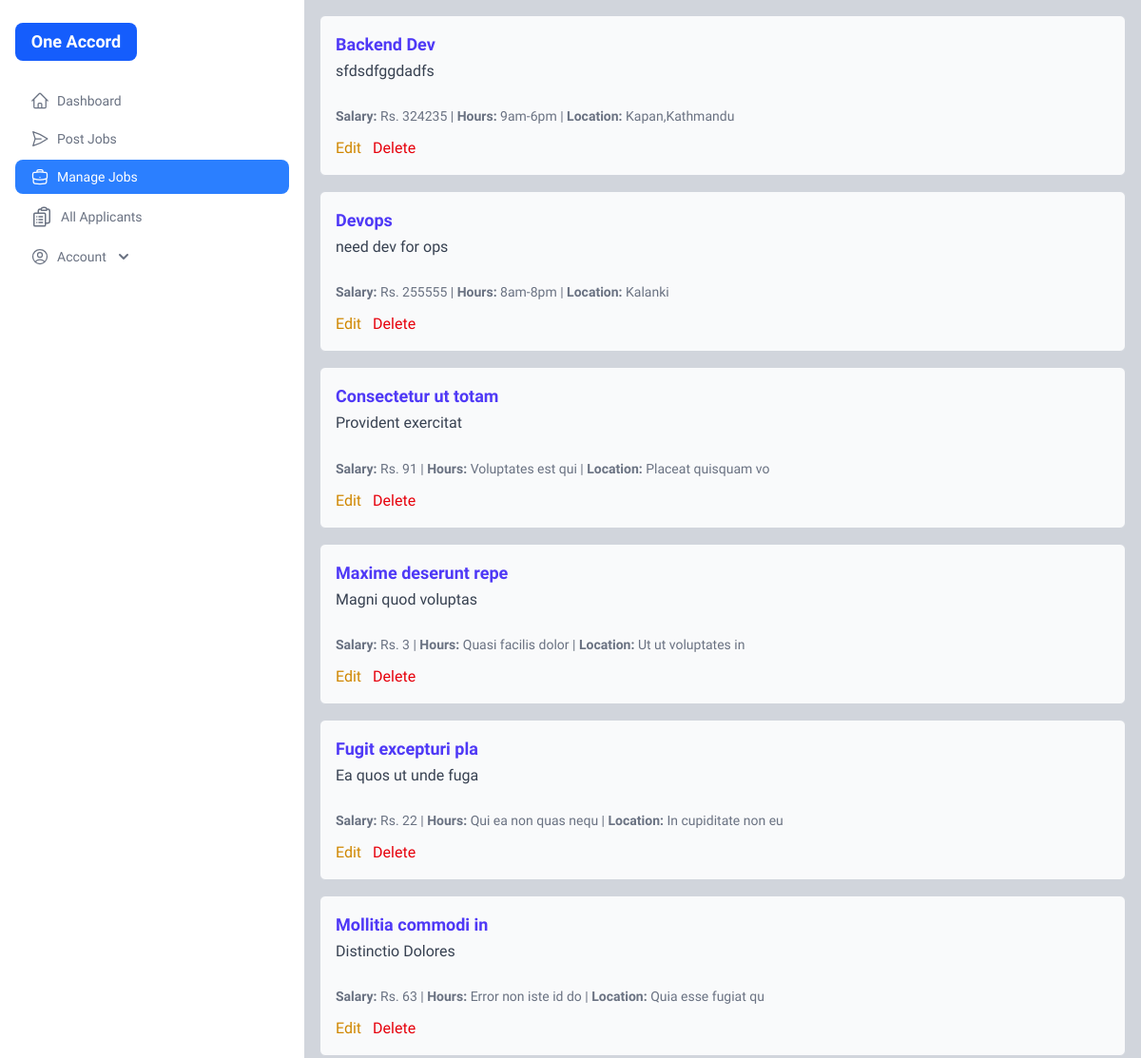
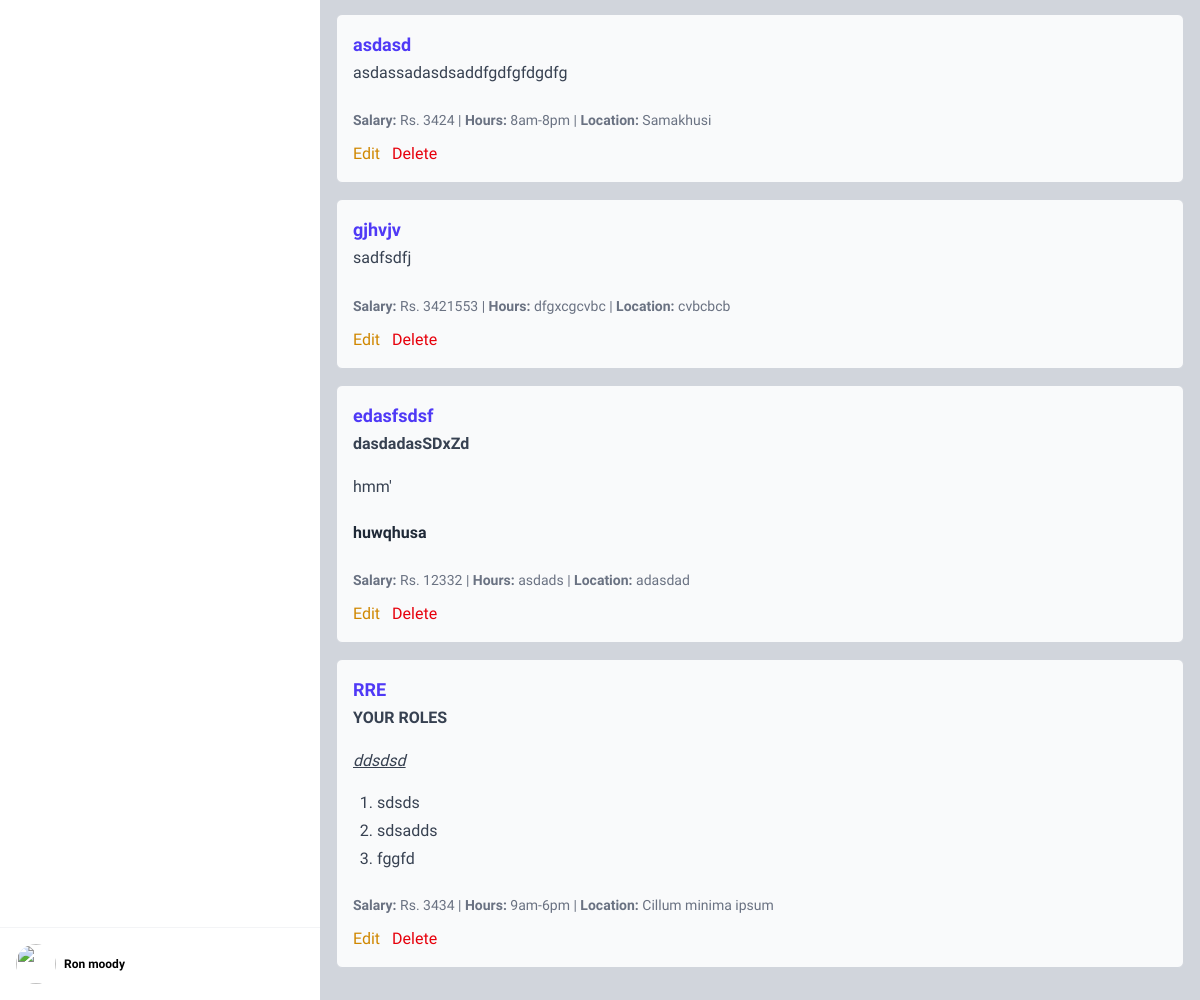
Before: /manage_jobs/ (signed in) with the older database file (2 pictures, top to bottom).
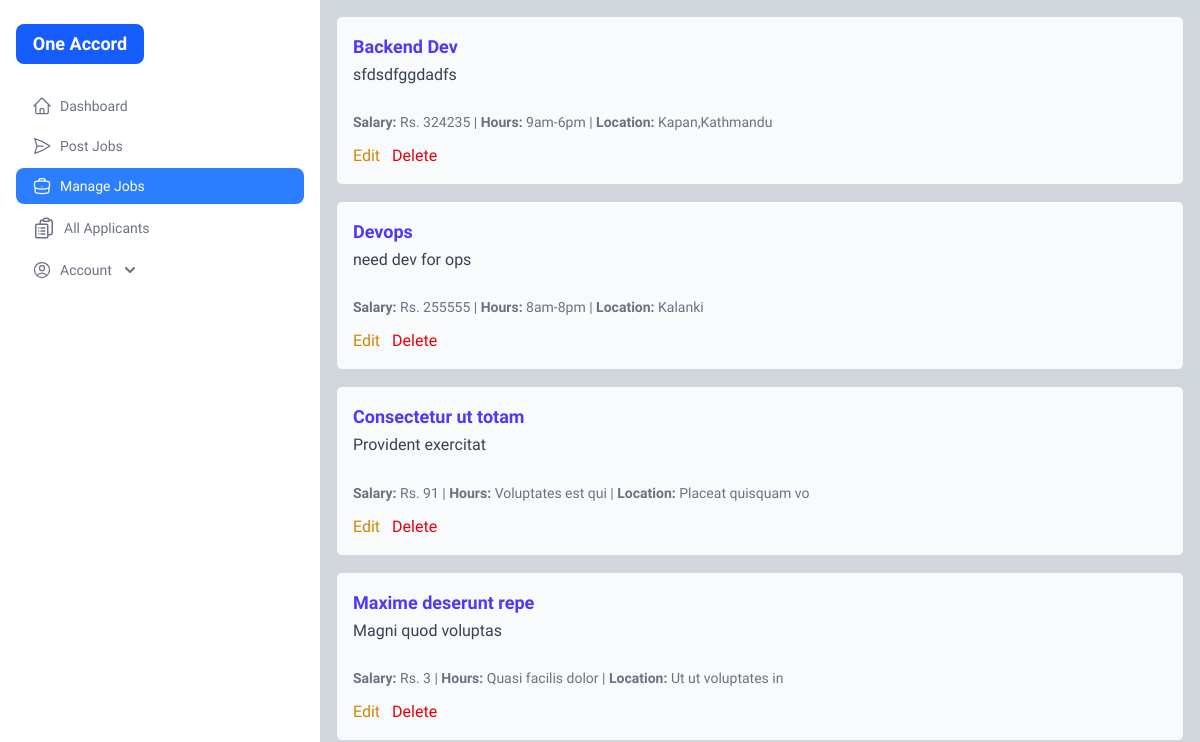
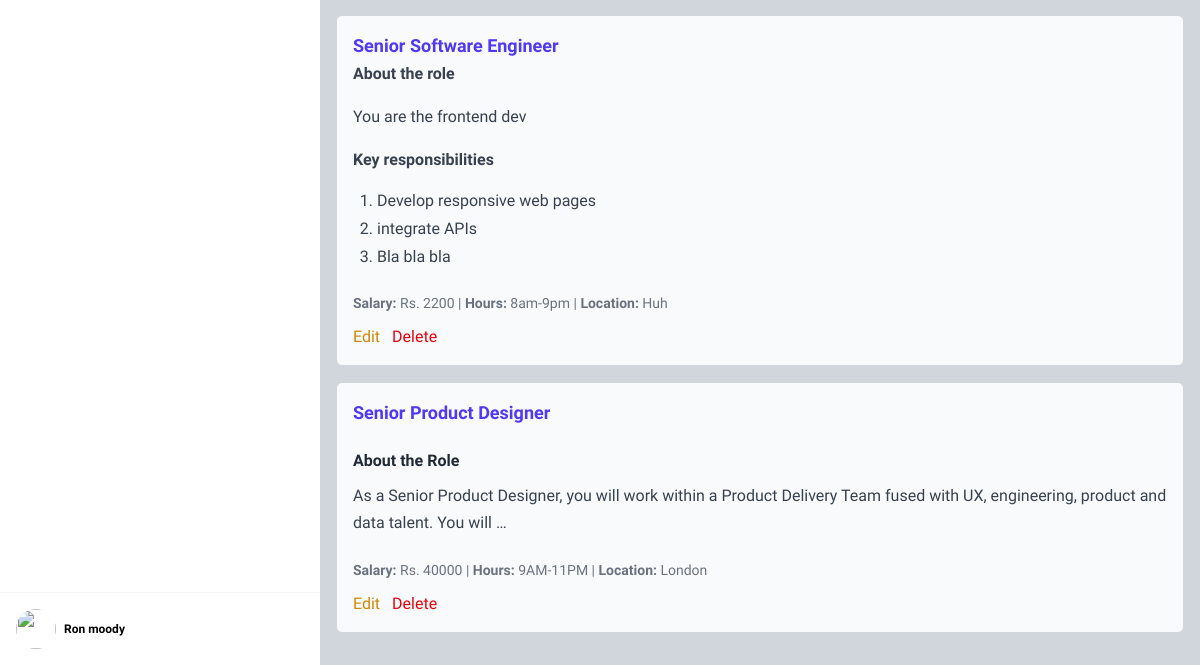
After: the same page with the newer database file (2 pictures, top to bottom).
### job_portal/models.py (models this page shows, shortened)
class JobPost(models.Model):
    company = models.ForeignKey(CompanyProfile, on_delete=models.CASCADE)
    title = models.CharField(max_length=255)
    description = models.TextField()
    location = models.CharField(max_length=255, blank=True, null=True)
    salary = models.DecimalField(max_digits=10, decimal_places=2, blank=True, null=True)
    working_hours=models.CharField(max_length=100, blank=True, null=True)
    posted = models.DateTimeField(auto_now_add=True)

### job_portal/views.py (the view)
# urls.py: path('manage_jobs/', v.manage_jobs, name="manage_jobs"),
def manage_jobs(request):
    if not request.user.is_authenticated:
        return redirect('login')
    company_profile = CompanyProfile.objects.get(user=request.user)
    job_posts = JobPost.objects.filter(company=company_profile)
    role = get_role(request.user)
    ctx = {
        "company_profile": company_profile,
        "job_posts": job_posts,
        "role": role
    }
    return render(request, "company/manage_jobs.html", ctx)

### job_portal/context_processors.py (called while the page is built)
def user_role(request):
    role = None
    if request.user.is_authenticated:
        if JobSeekerProfile.objects.filter(user=request.user).exists():
            role = 'jobseeker'
        elif CompanyProfile.objects.filter(user=request.user).exists():
            role = 'employer'
        else:
            role = 'user'
    return {
        'user_role': role
    }

### job_portal/views.py (called while the page is built)
def get_role(user):
    try:
        profile = JobSeekerProfile.objects.get(user=user)
        return "job_seeker"
    except JobSeekerProfile.DoesNotExist:
        try:
            profile = CompanyProfile.objects.get(user=user)
            return "employer"
        except CompanyProfile.DoesNotExist:
            return None

### job_portal/templates/company/manage_jobs.html (shortened to what this page needs)
{% extends "common/dashboard_layout.html" %}
{% load static %}
{% block content %}
{% if job_posts %}
  <div class="space-y-4 p-4 bg-gray-300 min-h-screen">
    {% for job in job_posts %}
      <div class="p-4 border border-gray-300 rounded-md bg-gray-50">
        <h3 class="text-lg font-semibold text-indigo-600">{{ job.title }}</h3>
        <div id="qrte">{{ job.description|truncatewords:25 | safe }}</div>
        <div class="text-sm text-gray-500 mt-2">
          <span><strong>Salary:</strong> Rs. {{ job.salary|floatformat:0 }}</span> |
          <span><strong>Hours:</strong> {{ job.working_hours }}</span> |
          <span><strong>Location:</strong> {{ job.location }}</span>
        </div>
        <div class="mt-3 space-x-2">
          <a href="{% url 'edit_job' job.id %}" class="text-yellow-600 hover:underline">Edit</a>
          <button onclick="openModal('{{ job.id }}')" class="text-red-600 hover:underline">Delete</button>
        </div>
      </div>
    {% endfor %}
  </div>
{% else %}
  <p class="text-center text-gray-500">You haven't posted any jobs yet.</p>
{% endif %}
{% endblock %}

Changed rows visible on the page:
removed JobPost: title "Fugit excepturi pla", description "Ea quos ut unde fuga", salary "22", working_hours "Qui ea non quas nequ", location "In cupiditate non eu"
removed JobPost: title "Mollitia commodi in", description "Distinctio Dolores", salary "63", working_hours "Error non iste id do", location "Quia esse fugiat qu"
removed JobPost: title "asdasd", description "asdassadasdsaddfgdfgfdgdfg", salary "3424", working_hours "8am-8pm", location "Samakhusi"
removed JobPost: title "gjhvjv", description "sadfsdfj", salary "3421553", working_hours "dfgxcgcvbc", location "cvbcbcb"
removed JobPost: title "edasfsdsf", description "dasdadasSDxZd hmm' huwqhusa", salary "12332", working_hours "asdads", location "adasdad"
removed JobPost: title "RRE", description "YOUR ROLES ddsdsd sdsds sdsadds fggfd", salary "3434", working_hours "9am-6pm", location "Cillum minima ipsum"
added JobPost: title "Senior Software Engineer", description "About the role You are the frontend dev Key responsibilities Develop responsive web pages integrate APIs Bla bla bla", salary "2200", working_hours "8am-9pm", location "Huh"
added JobPost: title "Senior Product Designer", description "About the Role As a Senior Product Designer, you will work within a Product Delivery Team fused with UX, engineering, product and data talent. You will …", salary "40000", working_hours "9AM-11PM", location "London"
